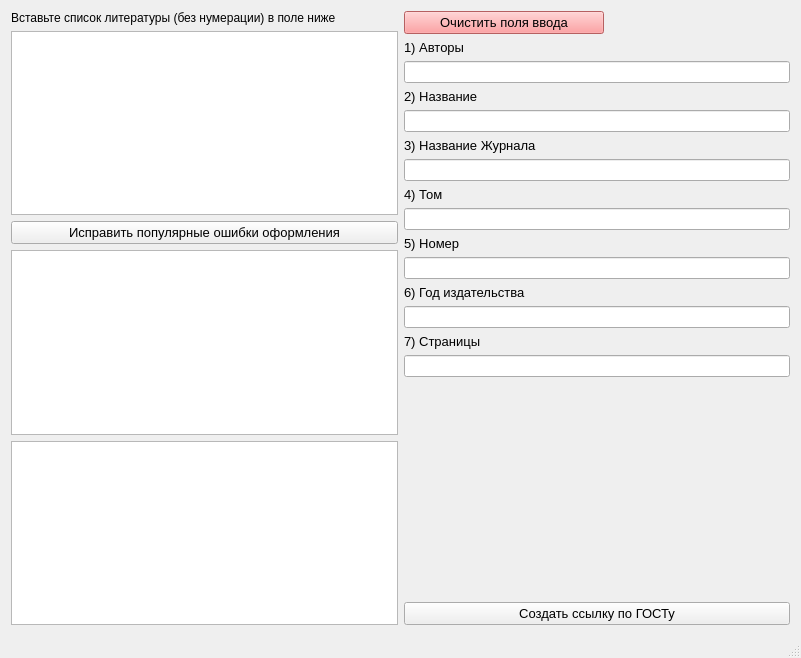
<?xml version="1.0" encoding="UTF-8"?>
<ui version="4.0">
 <class>MainWindow</class>
 <widget class="QMainWindow" name="MainWindow">
  <property name="geometry">
   <rect>
    <x>0</x>
    <y>0</y>
    <width>801</width>
    <height>658</height>
   </rect>
  </property>
  <property name="windowTitle">
   <string>Создание ссылки на статью из журнала но ГОСТу</string>
  </property>
  <widget class="QWidget" name="centralWidget">
   <layout class="QGridLayout" name="gridLayout">
    <item row="0" column="0">
     <layout class="QVBoxLayout" name="verticalLayout_2">
      <item>
       <widget class="QLabel" name="label_9">
        <property name="text">
         <string>Вставьте список литературы (без нумерации) в поле ниже</string>
        </property>
       </widget>
      </item>
      <item>
       <widget class="QTextEdit" name="input_text"/>
      </item>
      <item>
       <widget class="QPushButton" name="pushButton_3">
        <property name="font">
         <font>
          <pointsize>10</pointsize>
         </font>
        </property>
        <property name="text">
         <string>Исправить популярные ошибки оформления</string>
        </property>
       </widget>
      </item>
      <item>
       <widget class="QListWidget" name="listWidget">
        <property name="maximumSize">
         <size>
          <width>16777215</width>
          <height>200</height>
         </size>
        </property>
       </widget>
      </item>
      <item>
       <widget class="QTextEdit" name="textEdit"/>
      </item>
     </layout>
    </item>
    <item row="0" column="1">
     <layout class="QVBoxLayout" name="verticalLayout">
      <item>
       <widget class="QPushButton" name="pushButton_2">
        <property name="maximumSize">
         <size>
          <width>200</width>
          <height>16777215</height>
         </size>
        </property>
        <property name="font">
         <font>
          <pointsize>10</pointsize>
         </font>
        </property>
        <property name="styleSheet">
         <string notr="true">background-color: rgb(255, 134, 136);</string>
        </property>
        <property name="text">
         <string>Очистить поля ввода</string>
        </property>
       </widget>
      </item>
      <item>
       <widget class="QLabel" name="label">
        <property name="font">
         <font>
          <pointsize>10</pointsize>
         </font>
        </property>
        <property name="text">
         <string>1) Авторы</string>
        </property>
       </widget>
      </item>
      <item>
       <widget class="QLineEdit" name="author"/>
      </item>
      <item>
       <widget class="QLabel" name="label_2">
        <property name="font">
         <font>
          <pointsize>10</pointsize>
         </font>
        </property>
        <property name="text">
         <string>2) Название</string>
        </property>
       </widget>
      </item>
      <item>
       <widget class="QLineEdit" name="nazva"/>
      </item>
      <item>
       <widget class="QLabel" name="label_3">
        <property name="font">
         <font>
          <pointsize>10</pointsize>
         </font>
        </property>
        <property name="text">
         <string>3) Название Журнала</string>
        </property>
       </widget>
      </item>
      <item>
       <widget class="QLineEdit" name="jurnal"/>
      </item>
      <item>
       <widget class="QLabel" name="label_4">
        <property name="font">
         <font>
          <pointsize>10</pointsize>
         </font>
        </property>
        <property name="text">
         <string>4) Том</string>
        </property>
       </widget>
      </item>
      <item>
       <widget class="QLineEdit" name="T"/>
      </item>
      <item>
       <widget class="QLabel" name="label_5">
        <property name="font">
         <font>
          <pointsize>10</pointsize>
         </font>
        </property>
        <property name="text">
         <string>5) Номер</string>
        </property>
       </widget>
      </item>
      <item>
       <widget class="QLineEdit" name="number"/>
      </item>
      <item>
       <widget class="QLabel" name="label_6">
        <property name="font">
         <font>
          <pointsize>10</pointsize>
         </font>
        </property>
        <property name="text">
         <string>6) Год издательства</string>
        </property>
       </widget>
      </item>
      <item>
       <widget class="QLineEdit" name="year">
        <property name="maximumSize">
         <size>
          <width>16777215</width>
          <height>16777215</height>
         </size>
        </property>
       </widget>
      </item>
      <item>
       <widget class="QLabel" name="label_7">
        <property name="font">
         <font>
          <pointsize>10</pointsize>
         </font>
        </property>
        <property name="text">
         <string>7) Страницы</string>
        </property>
       </widget>
      </item>
      <item>
       <widget class="QLineEdit" name="pages">
        <property name="maximumSize">
         <size>
          <width>16777215</width>
          <height>16777215</height>
         </size>
        </property>
       </widget>
      </item>
      <item>
       <spacer name="verticalSpacer">
        <property name="orientation">
         <enum>Qt::Vertical</enum>
        </property>
        <property name="sizeHint" stdset="0">
         <size>
          <width>20</width>
          <height>40</height>
         </size>
        </property>
       </spacer>
      </item>
      <item>
       <widget class="QPushButton" name="pushButton">
        <property name="font">
         <font>
          <pointsize>10</pointsize>
         </font>
        </property>
        <property name="text">
         <string>Создать ссылку по ГОСТу</string>
        </property>
       </widget>
      </item>
     </layout>
    </item>
   </layout>
  </widget>
  <widget class="QStatusBar" name="statusBar"/>
 </widget>
 <layoutdefault spacing="6" margin="11"/>
 <resources/>
 <connections/>
</ui>
